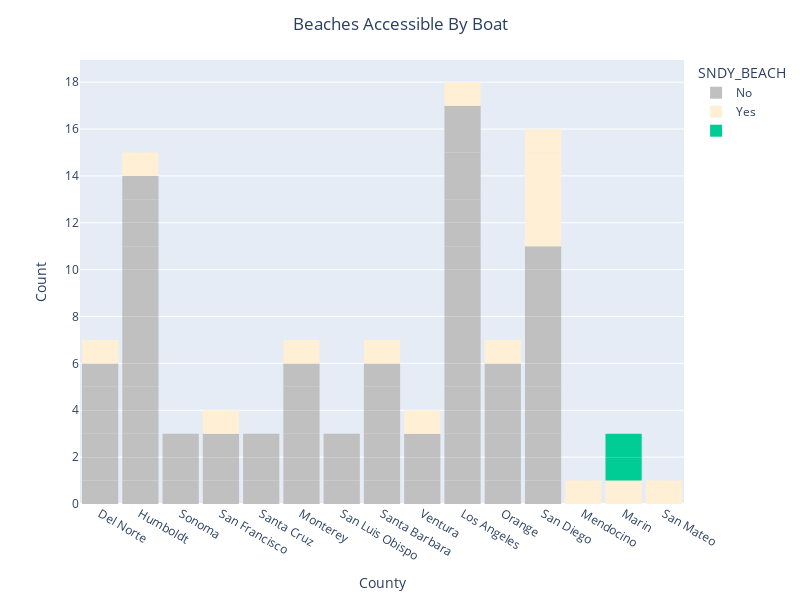

Notebook code for this chart:
### Code cell
fig = px.bar(DF_beachesfinal_masked,
            x='COUNTY',
            color='SNDY_BEACH',
            color_discrete_map={'Yes': 'papayawhip', 
                                       'No':'silver'})
fig.update_traces(dict(marker_line_width=0))
fig.update_layout(bargap=0.1,
                  title='Beaches Accessible By Boat',
                  title_x=0.5,
                  xaxis_title="County",
                  yaxis_title="Count",
                  autosize=False,
                  width=800,
                  height=600)
fig.show()

### Figure 1 — Plotly figure (JSON) as saved in the notebook; plotly's stock layout.template omitted (floating-point values rounded to 4 significant figures)
{"data": [{"alignmentgroup": "True", "hovertemplate": "SNDY_BEACH=No<br>COUNTY=%{x}<br>count=%{y}<extra></extra>", "legendgroup": "No", "marker": {"color": "silver", "line": {"width": 0}, "pattern": {"shape": ""}}, "name": "No", "offsetgroup": "No", "orientation": "v", "showlegend": true, "textposition": "auto", "type": "bar", "x": ["Del Norte", "Del Norte", "Del Norte", "Del Norte", "Del Norte", "Del Norte", "Humboldt", "Humboldt", "Humboldt", "Humboldt", "Humboldt", "Humboldt", "Humboldt", "Humboldt", "Humboldt", "Humboldt", "Humboldt", "Humboldt", "Humboldt", "Humboldt", "Sonoma", "Sonoma", "Sonoma", "San Francisco", "San Francisco", "San Francisco", "Santa Cruz", "Santa Cruz", "Santa Cruz", "Monterey", "Monterey", "Monterey", "Monterey", "Monterey", "Monterey", "San Luis Obispo", "San Luis Obispo", "San Luis Obispo", "Santa Barbara", "Santa Barbara", "Santa Barbara", "Santa Barbara", "Santa Barbara", "Santa Barbara", "Ventura", "Ventura", "Ventura", "Los Angeles", "Los Angeles", "Los Angeles", "Los Angeles", "Los Angeles", "Los Angeles", "Los Angeles", "Los Angeles", "Los Angeles", "Los Angeles", "Los Angeles", "Los Angeles", "Los Angeles", "Los Angeles", "Los Angeles", "Los Angeles", "Los Angeles", "Orange", "Orange", "Orange", "Orange", "Orange", "Orange", "San Diego", "San Diego", "San Diego", "San Diego", "San Diego", "San Diego", "San Diego", "San Diego", "San Diego", "San Diego", "San Diego"], "xaxis": "x", "y": [1, 1, 1, 1, 1, 1, 1, 1, 1, 1, 1, 1, 1, 1, 1, 1, 1, 1, 1, 1, 1, 1, 1, 1, 1, 1, 1, 1, 1, 1, 1, 1, 1, 1, 1, 1, 1, 1, 1, 1, 1, 1, 1, 1, 1, 1, 1, 1, 1, 1, 1, 1, 1, 1, 1, 1, 1, 1, 1, 1, 1, 1, 1, 1, 1, 1, 1, 1, 1, 1, 1, 1, 1, 1, 1, 1, 1, 1, 1, 1, 1], "yaxis": "y"}, {"alignmentgroup": "True", "hovertemplate": "SNDY_BEACH=Yes<br>COUNTY=%{x}<br>count=%{y}<extra></extra>", "legendgroup": "Yes", "marker": {"color": "papayawhip", "line": {"width": 0}, "pattern": {"shape": ""}}, "name": "Yes", "offsetgroup": "Yes", "orientation": "v", "showlegend": true, "textposition": "auto", "type": "bar", "x": ["Del Norte", "Humboldt", "Mendocino", "Marin", "San Francisco", "San Mateo", "Monterey", "Santa Barbara", "Ventura", "Los Angeles", "Orange", "San Diego", "San Diego", "San Diego", "San Diego", "San Diego"], "xaxis": "x", "y": [1, 1, 1, 1, 1, 1, 1, 1, 1, 1, 1, 1, 1, 1, 1, 1], "yaxis": "y"}, {"alignmentgroup": "True", "hovertemplate": "SNDY_BEACH= <br>COUNTY=%{x}<br>count=%{y}<extra></extra>", "legendgroup": " ", "marker": {"color": "#00cc96", "line": {"width": 0}, "pattern": {"shape": ""}}, "name": " ", "offsetgroup": " ", "orientation": "v", "showlegend": true, "textposition": "auto", "type": "bar", "x": ["Marin", "Marin"], "xaxis": "x", "y": [1, 1], "yaxis": "y"}], "layout": {"autosize": false, "bargap": 0.1, "barmode": "relative", "height": 600, "legend": {"title": {"text": "SNDY_BEACH"}, "tracegroupgap": 0}, "margin": {"t": 60}, "title": {"text": "Beaches Accessible By Boat", "x": 0.5}, "width": 800, "xaxis": {"anchor": "y", "autorange": true, "domain": [0, 1], "range": [-0.5, 14.5], "title": {"text": "County"}, "type": "category"}, "yaxis": {"anchor": "x", "autorange": true, "domain": [0, 1], "range": [0, 18.95], "title": {"text": "Count"}, "type": "linear"}}}
